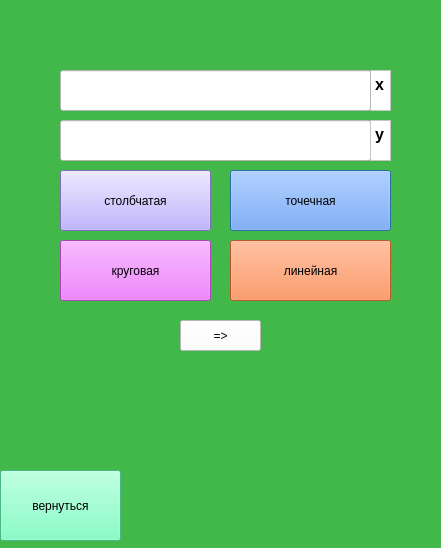
<?xml version="1.0" encoding="UTF-8"?>
<ui version="4.0">
 <class>Dialog</class>
 <widget class="QDialog" name="Dialog">
  <property name="geometry">
   <rect>
    <x>0</x>
    <y>0</y>
    <width>441</width>
    <height>548</height>
   </rect>
  </property>
  <property name="windowTitle">
   <string>окно</string>
  </property>
  <property name="styleSheet">
   <string notr="true">background-color: rgb(65, 184, 73);</string>
  </property>
  <widget class="QPushButton" name="pushButton_5">
   <property name="geometry">
    <rect>
     <x>230</x>
     <y>170</y>
     <width>161</width>
     <height>61</height>
    </rect>
   </property>
   <property name="styleSheet">
    <string notr="true">background-color: rgb(90, 148, 255);</string>
   </property>
   <property name="text">
    <string>точечная</string>
   </property>
  </widget>
  <widget class="QPushButton" name="pushButton_6">
   <property name="geometry">
    <rect>
     <x>230</x>
     <y>240</y>
     <width>161</width>
     <height>61</height>
    </rect>
   </property>
   <property name="styleSheet">
    <string notr="true">background-color: rgb(255, 124, 58);</string>
   </property>
   <property name="text">
    <string>линейная</string>
   </property>
  </widget>
  <widget class="QLineEdit" name="lineEdit_3">
   <property name="geometry">
    <rect>
     <x>60</x>
     <y>120</y>
     <width>311</width>
     <height>41</height>
    </rect>
   </property>
   <property name="styleSheet">
    <string notr="true">background-color: rgb(255, 255, 255);</string>
   </property>
  </widget>
  <widget class="QTextBrowser" name="textBrowser_4">
   <property name="geometry">
    <rect>
     <x>370</x>
     <y>120</y>
     <width>21</width>
     <height>41</height>
    </rect>
   </property>
   <property name="styleSheet">
    <string notr="true">background-color: rgb(255, 255, 255);</string>
   </property>
   <property name="html">
    <string>&lt;!DOCTYPE HTML PUBLIC &quot;-//W3C//DTD HTML 4.0//EN&quot; &quot;http://www.w3.org/TR/REC-html40/strict.dtd&quot;&gt;
&lt;html&gt;&lt;head&gt;&lt;meta name=&quot;qrichtext&quot; content=&quot;1&quot; /&gt;&lt;style type=&quot;text/css&quot;&gt;
p, li { white-space: pre-wrap; }
&lt;/style&gt;&lt;/head&gt;&lt;body style=&quot; font-family:'MS Shell Dlg 2'; font-size:8.25pt; font-weight:400; font-style:normal;&quot;&gt;
&lt;p style=&quot; margin-top:0px; margin-bottom:0px; margin-left:0px; margin-right:0px; -qt-block-indent:0; text-indent:0px;&quot;&gt;&lt;span style=&quot; font-size:12pt; font-weight:600;&quot;&gt;y&lt;/span&gt;&lt;/p&gt;&lt;/body&gt;&lt;/html&gt;</string>
   </property>
  </widget>
  <widget class="QTextBrowser" name="textBrowser_5">
   <property name="geometry">
    <rect>
     <x>370</x>
     <y>70</y>
     <width>21</width>
     <height>41</height>
    </rect>
   </property>
   <property name="styleSheet">
    <string notr="true">background-color: rgb(255, 255, 255);</string>
   </property>
   <property name="html">
    <string>&lt;!DOCTYPE HTML PUBLIC &quot;-//W3C//DTD HTML 4.0//EN&quot; &quot;http://www.w3.org/TR/REC-html40/strict.dtd&quot;&gt;
&lt;html&gt;&lt;head&gt;&lt;meta name=&quot;qrichtext&quot; content=&quot;1&quot; /&gt;&lt;style type=&quot;text/css&quot;&gt;
p, li { white-space: pre-wrap; }
&lt;/style&gt;&lt;/head&gt;&lt;body style=&quot; font-family:'MS Shell Dlg 2'; font-size:8.25pt; font-weight:400; font-style:normal;&quot;&gt;
&lt;p style=&quot; margin-top:0px; margin-bottom:0px; margin-left:0px; margin-right:0px; -qt-block-indent:0; text-indent:0px;&quot;&gt;&lt;span style=&quot; font-size:12pt; font-weight:600;&quot;&gt;x&lt;/span&gt;&lt;/p&gt;&lt;/body&gt;&lt;/html&gt;</string>
   </property>
  </widget>
  <widget class="QPushButton" name="pushButton_7">
   <property name="geometry">
    <rect>
     <x>60</x>
     <y>170</y>
     <width>151</width>
     <height>61</height>
    </rect>
   </property>
   <property name="styleSheet">
    <string notr="true">background-color: rgb(174, 158, 255);</string>
   </property>
   <property name="text">
    <string>столбчатая</string>
   </property>
  </widget>
  <widget class="QPushButton" name="pushButton_8">
   <property name="geometry">
    <rect>
     <x>60</x>
     <y>240</y>
     <width>151</width>
     <height>61</height>
    </rect>
   </property>
   <property name="styleSheet">
    <string notr="true">background-color: rgb(237, 97, 255);</string>
   </property>
   <property name="text">
    <string>круговая</string>
   </property>
  </widget>
  <widget class="QLineEdit" name="lineEdit_4">
   <property name="geometry">
    <rect>
     <x>60</x>
     <y>70</y>
     <width>311</width>
     <height>41</height>
    </rect>
   </property>
   <property name="styleSheet">
    <string notr="true">background-color: rgb(255, 255, 255);</string>
   </property>
  </widget>
  <widget class="QPushButton" name="pushButton_9">
   <property name="geometry">
    <rect>
     <x>180</x>
     <y>320</y>
     <width>81</width>
     <height>31</height>
    </rect>
   </property>
   <property name="styleSheet">
    <string notr="true">background-color: rgb(255, 255, 255);</string>
   </property>
   <property name="text">
    <string>=&gt;</string>
   </property>
  </widget>
  <widget class="QPushButton" name="pushButton">
   <property name="geometry">
    <rect>
     <x>0</x>
     <y>470</y>
     <width>121</width>
     <height>71</height>
    </rect>
   </property>
   <property name="styleSheet">
    <string notr="true">background-color: rgb(102, 255, 184);</string>
   </property>
   <property name="text">
    <string>вернуться</string>
   </property>
  </widget>
 </widget>
 <resources/>
 <connections/>
</ui>
